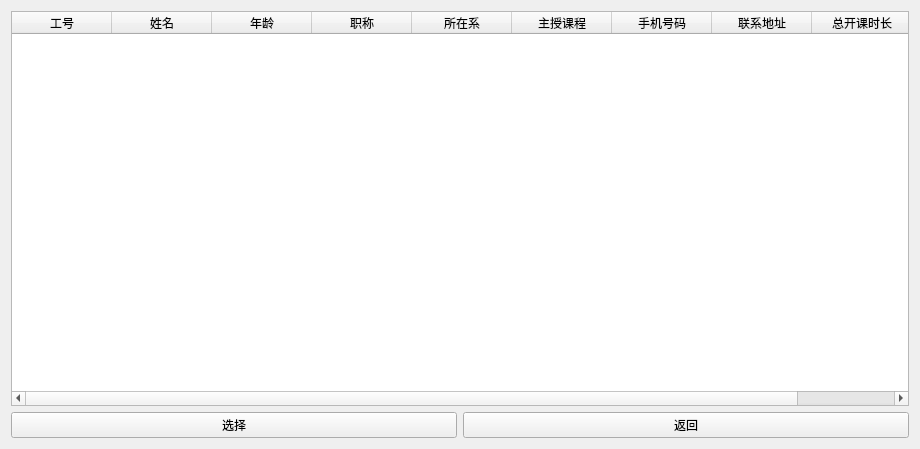
<?xml version="1.0" encoding="UTF-8"?>
<ui version="4.0">
 <class>Form</class>
 <widget class="QWidget" name="Form">
  <property name="geometry">
   <rect>
    <x>0</x>
    <y>0</y>
    <width>920</width>
    <height>449</height>
   </rect>
  </property>
  <property name="windowTitle">
   <string>Form</string>
  </property>
  <layout class="QGridLayout" name="gridLayout">
   <item row="0" column="0" colspan="2">
    <widget class="QTableWidget" name="tableWidget">
     <column>
      <property name="text">
       <string>工号</string>
      </property>
     </column>
     <column>
      <property name="text">
       <string>姓名</string>
      </property>
     </column>
     <column>
      <property name="text">
       <string>年龄</string>
      </property>
     </column>
     <column>
      <property name="text">
       <string>职称</string>
      </property>
     </column>
     <column>
      <property name="text">
       <string>所在系</string>
      </property>
     </column>
     <column>
      <property name="text">
       <string>主授课程</string>
      </property>
     </column>
     <column>
      <property name="text">
       <string>手机号码</string>
      </property>
     </column>
     <column>
      <property name="text">
       <string>联系地址</string>
      </property>
     </column>
     <column>
      <property name="text">
       <string>总开课时长</string>
      </property>
     </column>
    </widget>
   </item>
   <item row="1" column="0">
    <widget class="QPushButton" name="pushButton_2">
     <property name="text">
      <string>选择</string>
     </property>
    </widget>
   </item>
   <item row="1" column="1">
    <widget class="QPushButton" name="pushButton">
     <property name="text">
      <string>返回</string>
     </property>
    </widget>
   </item>
  </layout>
 </widget>
 <resources/>
 <connections/>
</ui>
